Frame 1 (no input): blank canvas, image omitted
Frame 60 (the mouse pressed at the canvas centre just before this capture): blank canvas, image omitted
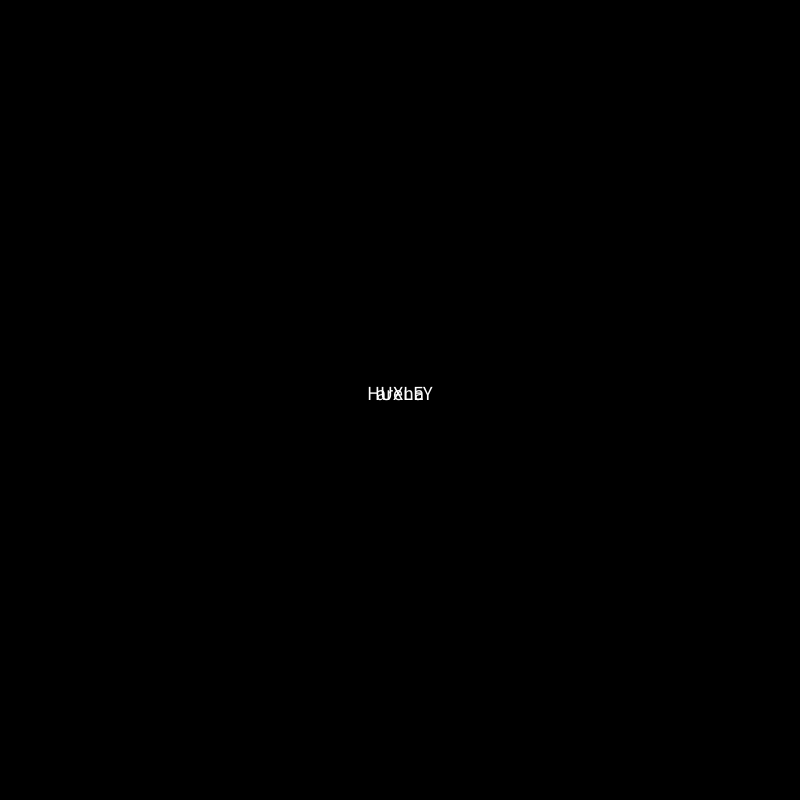
Frame 120 (the mouse held since frame 60 and released just before this capture)

The Processing sketch whose frames 1 and 60 were blank and that drew this single picture after the mouse press (run headless with seeded random() and noise(); from frame 60 on, the mouse is pressed at the canvas centre):

// Processing sketch: processing_38976
// ── processing_38976.pde

float tSize = 50;
Word[] words;
int numberWords=0;
String[] vocab = { "The Doors","perception","shaken", "animal", "obsessed", "martyrs", 
"arena", "crucified", "insulated", "ecstasy", "Brave New World", "mescaline", "transgressions",
"abstinence", "cat's meat", "liturgy", "HUXLEY", "malice", "dogmatism", "zeal", "fiction", 
"realm", "crisis", "swarm", "beefeater", "repertory"};
String randomWord = vocab[int(random(vocab.length))];
int textColor = 255;

void setup() {
   size(800, 800);
   background(0);
   textSize(tSize);
   words = new Word[50];
   textAlign(CENTER);
   smooth();
 }
		  
 void draw() {
   background(0);
   fill(textColor);
   textSize(tSize);
   text(randomWord, mouseX, mouseY);
   if(tSize>=0) tSize=tSize-0.5;
   
   for(int i=0; i<numberWords; i++){
     words[i].draw();
   }
 }
     
void mouseMoved(){
  if(tSize<50) tSize=tSize+0.75;
}

void mousePressed(){
  if (numberWords<50) {
    words[numberWords]=new Word(randomWord,mouseX,mouseY,tSize,textColor);
    randomWord = vocab[int(random(vocab.length))];
    numberWords++;
    textColor=int(random(100,255));
    fill(textColor);
  }
}

class Word{
int x, y, tcolor;
String word;
float z;

Word(String nword, int xpos, int ypos, float zpos, int colour){
  word = nword;
  x = xpos;
  y = ypos;
  z = zpos;
  tcolor = colour;
}

void draw(){
  fill(tcolor);
  textSize(z);
  text(word, x, y);
}
}
